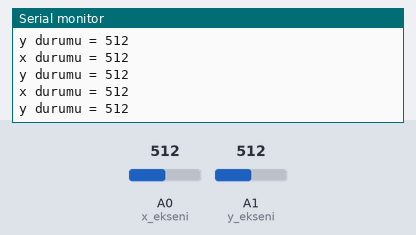
A sketch run on a simulated Arduino Uno, built with avr-gcc and run on an emulated ATmega328P. On the bench: the last lines printed to the serial monitor. The inputs (shaded band) are chosen by the test bench; at power-on: A0 (x_ekseni) = 512, A1 (y_ekseni) = 512.

Above: at 1.3 s.
1.4 s: A0 (x_ekseni) set to 716
At 1.82 s:
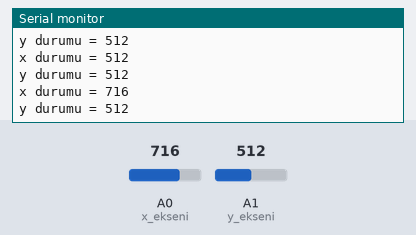
2.9 s: A1 (y_ekseni) set to 716
At 3.32 s:
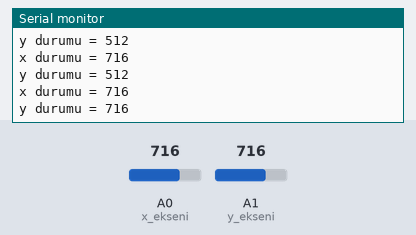
4.4 s: A0 (x_ekseni) set to 900
At 4.82 s:
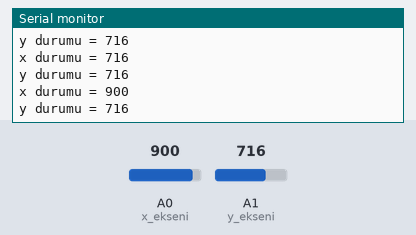
5.9 s: A1 (y_ekseni) set to 900
At 6.32 s:
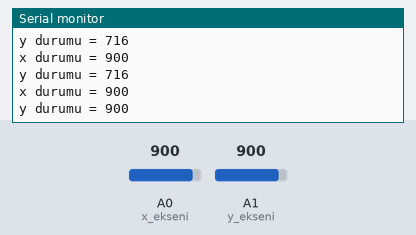
Timing chart, 0 to 8.4 s (numbered marks = the images above; inputs shaded):
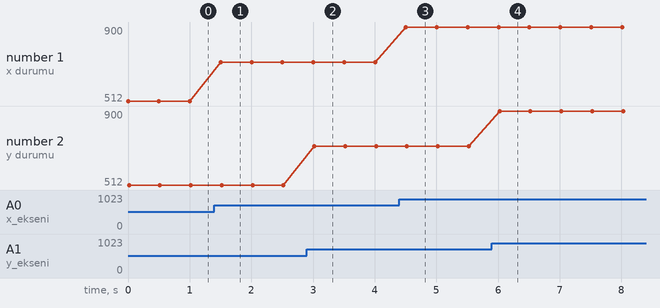

The sketch:

Joystick_Mod_l_.ino
```cpp
const int x_ekseni = A0;
const int y_ekseni = A1;

int x_durum;
int y_durum;

void setup() {
Serial.begin(9600);
}

void loop() {
  x_durum = analogRead(x_ekseni);
  y_durum = analogRead(y_ekseni);

  Serial.print("x durumu = ");
  Serial.println(x_durum);
  Serial.print("y durumu = ");
  Serial.println(y_durum);
  delay(500);
}
```

Measured:
- after the input at 1.4 s, the serial monitor: prints a new line after 0.10 s (image 1)
- after the input at 2.9 s, the serial monitor: prints a new line after 0.12 s (image 2)
- after the input at 4.4 s, the serial monitor: prints a new line after 0.11 s (image 3)
- after the input at 5.9 s, the serial monitor: prints a new line after 0.13 s (image 4)
- plotted number 1: 512 → 716 after the input at 1.4 s, 716 → 900 after the input at 4.4 s
